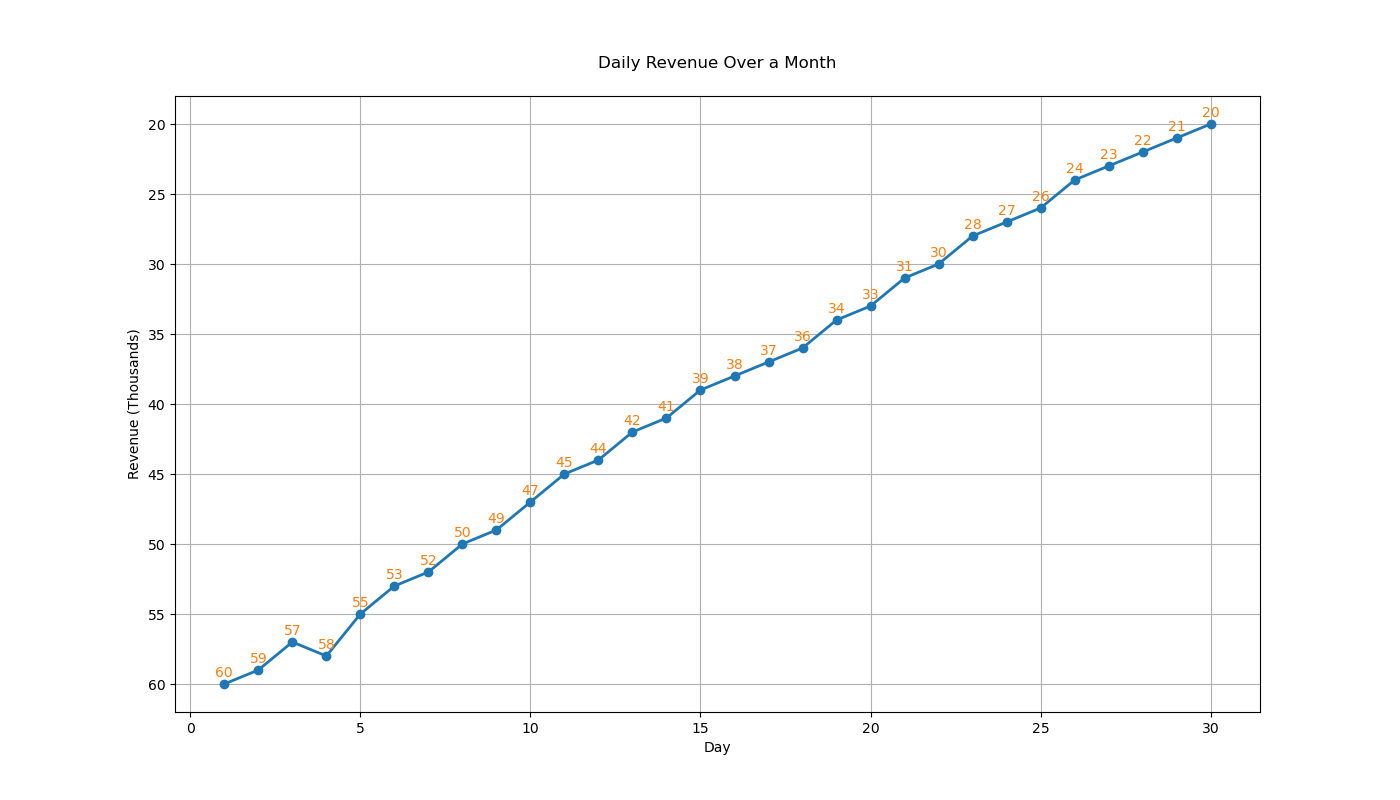

Here is the Python script that generated this plot:

import matplotlib.pyplot as plt

# Data
days = list(range(1, 31))
revenue = [
    60, 59, 57, 58, 55, 53, 52, 50, 49, 47,
    45, 44, 42, 41, 39, 38, 37, 36, 34, 33,
    31, 30, 28, 27, 26, 24, 23, 22, 21, 20
]

# Create the plot
plt.figure(figsize=(14, 8))
plt.plot(days, revenue, marker='o', color="#1f77b4", linewidth=2)

# Annotations
for i, rev in enumerate(revenue):
    plt.annotate(rev, (days[i], rev), textcoords="offset points", xytext=(0, 5),
                 ha='center', color="#ff7f0e")

# Improve the visual appeal with labels, title, and grid
plt.xlabel('Day')
plt.ylabel('Revenue (Thousands)')
plt.title('Daily Revenue Over a Month', pad=20)
plt.gca().invert_yaxis()
plt.grid(True)

# Show the plot
plt.show()
